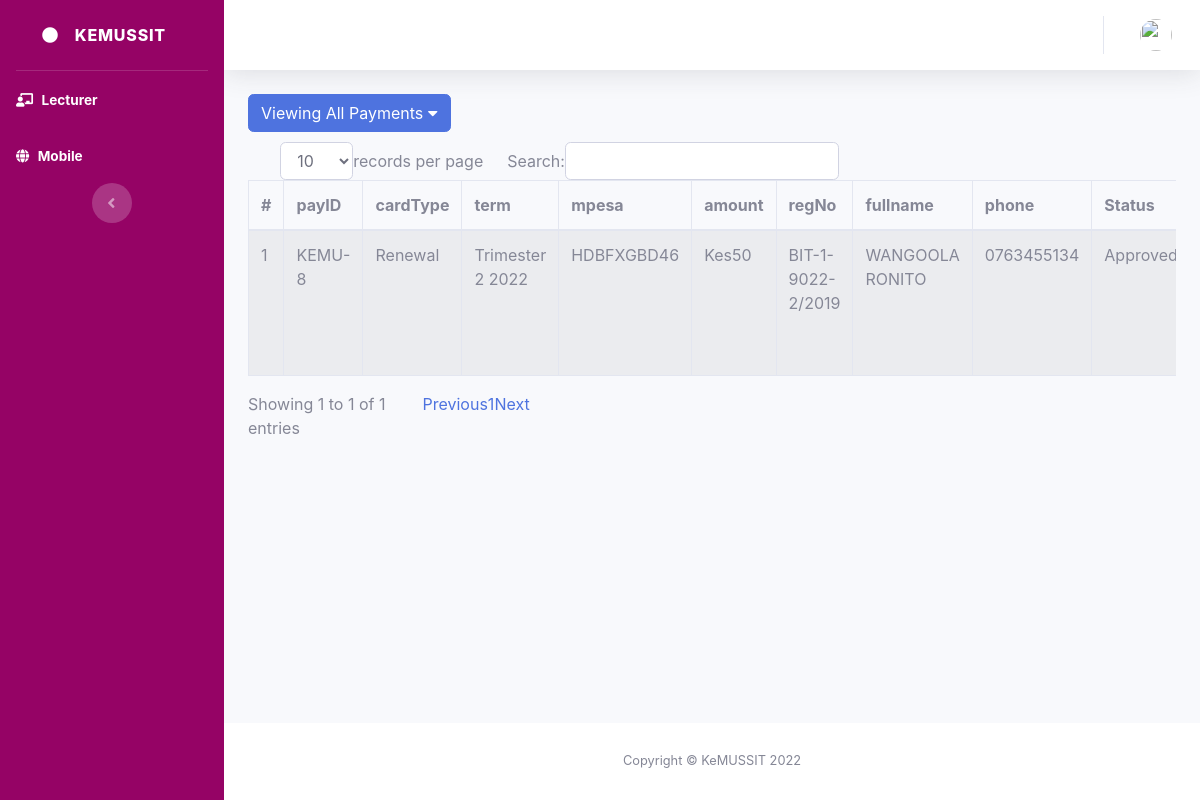
Page /admin_web/renp.php on the committed database.
### tables this page shows
CREATE TABLE `payment` (
  `pay` varchar(50) NOT NULL,
  `deter` varchar(50) DEFAULT NULL,
  `ses` int(11) DEFAULT NULL,
  `term` varchar(50) DEFAULT NULL,
  `year` varchar(10) DEFAULT NULL,
  `mpesa` varchar(50) DEFAULT NULL,
  `fees` float DEFAULT NULL,
  `reg_no` varchar(50) DEFAULT NULL,
  `fullname` varchar(50) DEFAULT NULL,
  `phone` varchar(50) DEFAULT NULL,
  `status` float DEFAULT 0,
  `expiry` float DEFAULT 0,
  `remarks` text DEFAULT NULL,
  `date` varchar(50) DEFAULT NULL
);

### admin_web/renp.php (the view, shortened to what this page needs)
<?php
include 'database/connection.php';
include('header.php');
?>
<div class="dropdown" style="float: left;">
    <button class="btn btn-primary btn-xs" type="button"
        data-toggle="dropdown">Viewing All Payments   <i class="fas fa-caret-down" style="color: #fff;"></i></button>
    </div><br>
                    <div class="row">
                        <div class="col-md-12">
                            <div class="panel panel-default">
                                <div class="panel-body">
                                    <div class="table-responsive">
                                        <table class="table table-striped table-bordered table-hover"
                                            id="dataTables-example">
                                    <thead>
                                        <tr>
                                            <th>#</th>
                                            <th>payID</th>
                                            <th>cardType</th>
                                            <th>term</th>
                                            <th>mpesa</th>
                                            <th>amount</th>
                                            <th>regNo</th>
                                            <th>fullname</th>
                                            <th>phone</th>
                                            <th>Status</th>
                                        </tr>
                                    </thead>
                                    <tbody>
                                            <?php
                                                $query_run = mysqli_query($con, "SELECT * FROM payment where deter='R'");
                                                $i = 1;
                                                if (mysqli_num_rows($query_run) > 0) {
                                                    while ($row = mysqli_fetch_assoc($query_run)) {
                                                ?>
                                                <tr>
                                                    <td><?php echo $i; ?></td>
                                                    <td><?php echo $row['pay']; ?></td>
                                                    <td><?php if($row['deter']=='F'){echo 'FreshCard';}elseif($row['deter']=='R'){echo 'Renewal';}else{echo 'Upgrading';}; ?></td>
                                                    <td><?php echo $row['term'].' '.$row['year']; ?></td>
                                                    <td><?php echo $row['mpesa']; ?></td>
                                                    <td>Kes<?php echo $row['fees']; ?></td>
                                                    <td><?php echo $row['reg_no']; ?></td>
                                                    <td><?php echo $row['fullname']; ?></td>
                                                    <td><?php echo $row['phone']; ?></td>
                                                    <td><?php if($row['status']==0){echo 'ApprovalPending';}elseif($row['status']==1){echo 'Approved';}else{echo 'Rejected';}; ?></td>
                                                </tr>
                                                <?php $i = $i + 1;
                                                    }
                                                } ?>
                                            </tbody>
                                        </table>
                                    </div>
                                </div>
                            </div>
                        </div>
                    </div>
                    <?php
include('footer.php');
?>

### rows in the picture
payment: pay "KEMU-8", deter "Renewal", term "Trimester 2", year "2022", mpesa "HDBFXGBD46", fees "50", reg_no "BIT-1-9022-2/2019", fullname "WANGOOLA RONITO", phone "0763455134", status "Approved"
